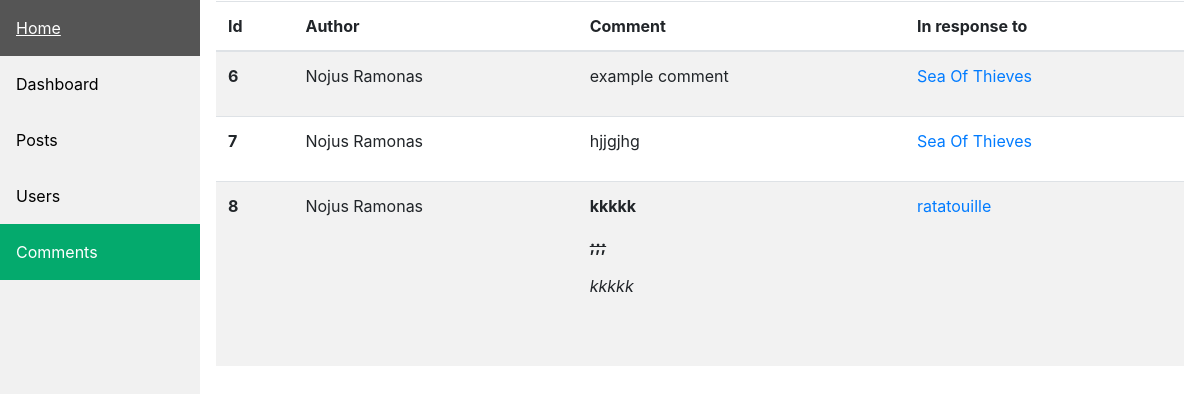
The page /admin/comments (signed in) on the database as committed earlier.
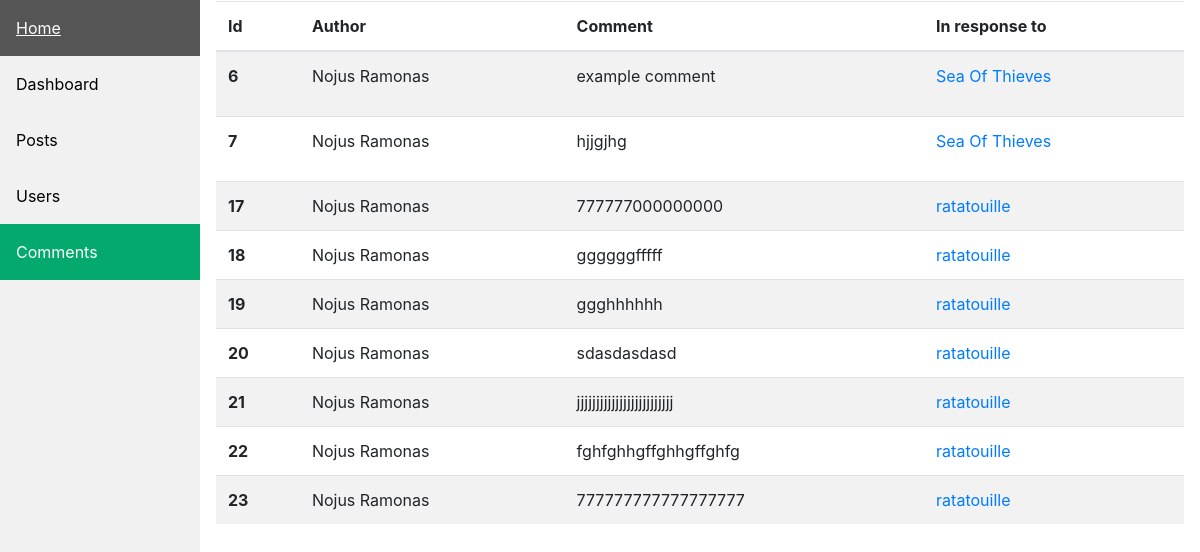
The same page on the database as committed later.
### main.py (models this page shows, shortened)
class Comments(db.Model):
    __tablename__ = "comments"
    id = db.Column(db.Integer, primary_key=True)
    author_id = db.Column(db.Integer, db.ForeignKey("users.id"))
    comment_author = db.relationship("User", back_populates="comments")
    text = db.Column(db.Text, nullable=False)
    parent_post = db.relationship("BlogPost", back_populates="comments")
    post_id = db.Column(db.Integer, db.ForeignKey("blog_posts.id"))

class User(UserMixin, db.Model):
    __tablename__ = "users"
    id = db.Column(db.Integer, primary_key=True)
    email = db.Column(db.String(100), unique=True)
    password = db.Column(db.String(100))
    name = db.Column(db.String(1000))
    posts = db.relationship("BlogPost", back_populates="author")
    comments = db.relationship("Comments", back_populates="comment_author")
    movies = db.relationship("Movies", back_populates="movie_user")
    friends = db.relationship("Friends", back_populates="requested_user")
    about = db.Column(db.Text, nullable=True)
    profile_image = db.Column(db.String(100))
    requests = db.relationship("FriendRequests", back_populates="user_request")
    liked_posts = db.relationship("PostLikes", back_populates="user")

class BlogPost(db.Model):
    __tablename__ = "blog_posts"
    id = db.Column(db.Integer, primary_key=True)
    title = db.Column(db.String(250), unique=True, nullable=False)
    subtitle = db.Column(db.String(250), nullable=False)
    date = db.Column(db.String(250), nullable=False)
    body = db.Column(db.Text, nullable=False)
    img_url = db.Column(db.String(250), nullable=False)
    author_id = db.Column(db.Integer, db.ForeignKey("users.id"))
    author = db.relationship("User", back_populates="posts")
    comments = db.relationship("Comments", back_populates="parent_post")
    likes = db.Column(db.Integer)

### main.py (the view)
@app.route('/admin/comments')
@is_admin
@login_required
def admin_comments():
    all_comments = Comments.query.all()
    return render_template('admin/comments.html', comments=all_comments)

### main.py (called while the page is built)
@login_manager.user_loader
def load_user(user_id):
    return User.query.get(int(user_id))

def is_admin(func):
    @wraps(func)
    def decorator(*args, **kwargs):
        if current_user.is_authenticated and current_user.id == 1:
            return func(*args, **kwargs)
        else:
            return redirect(url_for('get_all_posts'))
    return decorator

### templates/admin/comments.html (shortened to what this page needs)
<!DOCTYPE html>
<html>
<head>
<link rel="stylesheet" href="{{ url_for('static', filename='css/admin-style.css') }}">
<link href="{{ url_for('static', filename='vendor/bootstrap/css/bootstrap.min.css') }}" rel="stylesheet">
</head>
<body>
<div class="sidebar">
  <a href="{{ url_for('get_all_posts') }}">Home</a>
  <a href="{{ url_for('admin_dashboard') }}">Dashboard</a>
  <a class="" href="{{ url_for('admin_posts') }}">Posts</a>
  <a href="{{ url_for('admin_users') }}">Users</a>
  <a class="active" href="{{ url_for('admin_comments') }}">Comments</a>
</div>
<div class="content">
<table class="table table-striped">
  <thead>
    <tr>
      <th scope="col">Id</th>
      <th scope="col">Author</th>
      <th scope="col">Comment</th>
      <th scope="col">In response to</th>
    </tr>
  </thead>
  <tbody>
  {% for comment in comments %}
    <tr>
      <th scope="row">{{ comment.id }}</th>
      <td>{{ comment.comment_author.name }}</td>
      <td>{{ comment.text | safe }}</td>
      <td><a href='{{ url_for("show_post", index=comment.post_id ) }}' >{{ comment.parent_post.title }}</a></td>
    </tr>
  {% endfor %}
  </tbody>
</table>
</div>
</body>
</html>

### static/css/admin-style.css (style rules this page uses)
body { margin: 0; font-family: "Lato", sans-serif; }
.sidebar { margin: 0; padding: 0; width: 200px; background-color: #f1f1f1; position: fixed; height: 100%; overflow: auto; }
.sidebar a { display: block; color: black; padding: 16px; text-decoration: none; }
.sidebar a.active { background-color: #04AA6D; color: white; }
div.content { margin-left: 200px; padding: 1px 16px; height: 1000px; }

Rows that differ between the two databases and show on the page:
removed Comments: id "8", comment_author.name "Nojus Ramonas", text "kkkkk ;;; kkkkk", parent_post "ratatouille"
added Comments: id "17", comment_author.name "Nojus Ramonas", text "777777000000000", parent_post "ratatouille"
added Comments: id "18", comment_author.name "Nojus Ramonas", text "ggggggfffff", parent_post "ratatouille"
added Comments: id "19", comment_author.name "Nojus Ramonas", text "ggghhhhhh", parent_post "ratatouille"
added Comments: id "20", comment_author.name "Nojus Ramonas", text "sdasdasdasd", parent_post "ratatouille"
added Comments: id "21", comment_author.name "Nojus Ramonas", text "jjjjjjjjjjjjjjjjjjjjjjjjj", parent_post "ratatouille"
added Comments: id "22", comment_author.name "Nojus Ramonas", text "fghfghhgffghhgffghfg", parent_post "ratatouille"
added Comments: id "23", comment_author.name "Nojus Ramonas", text "777777777777777777", parent_post "ratatouille"
